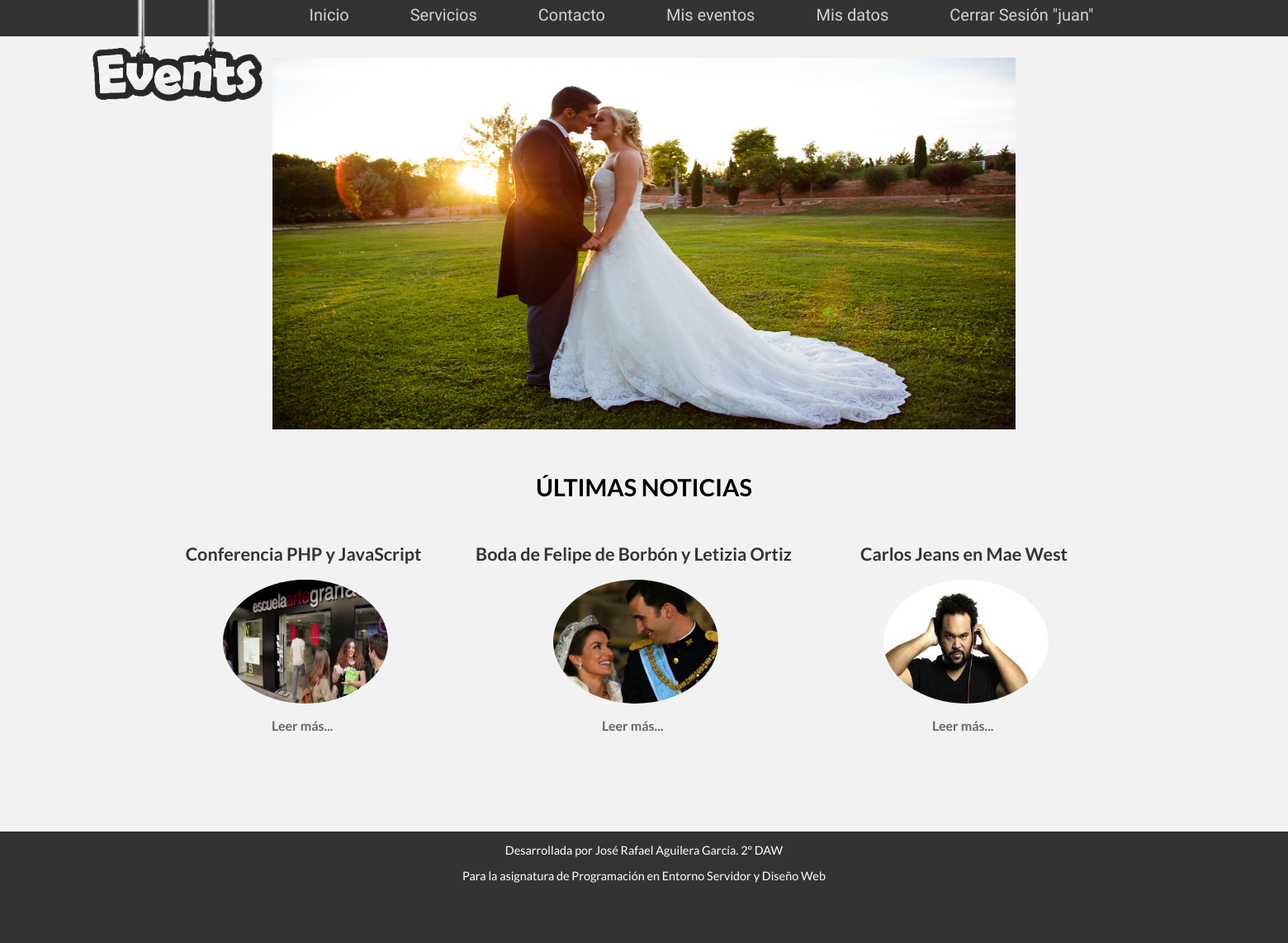
Page /index.php (signed in) on the committed database.
### tables this page shows
CREATE TABLE `servicios` (
  `id` int(20) UNSIGNED NOT NULL,
  `nombre` varchar(20) NOT NULL,
  `descripcion` varchar(200) NOT NULL,
  `precio` double NOT NULL,
  `imagen` varchar(100) NOT NULL
);

CREATE TABLE `noticias` (
  `id` int(11) NOT NULL,
  `titular` varchar(100) NOT NULL,
  `contenido` varchar(1000) NOT NULL,
  `imagen` varchar(100) NOT NULL,
  `fecha` date NOT NULL
);

### php/noticias/funciones-noticias.php (the view, shortened to what this page needs)
<?php
	function minNoticias($id,$tit,$img,$cont,$r){
		echo"
			</br></br>
			<div class='contenedor_not'>
				<h2>$tit</h2>
				<div class='contenedor_not2'>
					<img src=$img alt=$tit>";
					if($r==0){
						echo "<a class='enlaceboton' href='PHP/noticias/noticia-completa_front.php?c=$id'>Leer más...</a>";
					}else{
						echo "<a class='enlaceboton' href='noticia-completa.php?c=$id'>Leer más...</a>";
					}
				echo "</div>";
			echo "</div>";
	}
?>

### index.php (shortened to what this page needs)
<!DOCTYPE html>
<?php
include("PHP/funciones.php");
include("PHP/noticias/funciones-noticias.php");
 ?>
<html lang="en">
<head>
	<link href="css/estilos_frontend.css" rel="stylesheet" type="text/css">
</head>
<body>
	<div id='principal'>
	<?php
		$conexion=conectarBD();
		$conec=mysqli_query($conexion, "select imagen from servicios");
		$num_resul=mysqli_num_rows($conec);
		$random=rand (1,$num_resul);
		for($i=0;$i<$random;$i++){
			$imagenes=mysqli_fetch_array($conec, MYSQLI_ASSOC);
		}
		$banner = substr ($imagenes['imagen'] ,6);
		echo "<img src='$banner' id='banner'>";
		$f_actual=time();
		$d_actual=date('d',$f_actual);
		$a_actual=date('Y',$f_actual);
		$m_actual=date('m',$f_actual);
		$fe=$a_actual."-".$m_actual."-"."$d_actual";
		echo "<div id='ultimas_noticias' align='center'>";
		echo "<h1><strong>ÚLTIMAS NOTICIAS </strong></h1>";
		$con=mysqli_query($conexion, "select id, titular, contenido, imagen from noticias where '$fe'>=fecha order by fecha DESC LIMIT 3");
		$num_resul=mysqli_num_rows($con);
			if($num_resul>0){
				for($i=0;$i<$num_resul;$i++){
					$datos=mysqli_fetch_array($con, MYSQLI_ASSOC);
					$img = substr ($datos['imagen'] ,6);
					echo "<div class='elemento'>";
					minNoticias($datos['id'],$datos['titular'],$img,$datos['contenido'],0);
					echo "</div>";
				}
			}else{
				echo "<p class='error'> No hay noticias en la plataforma</p>";
			}
		echo "</div>";
	?>
	</div>
</body>
</html>

### css/estilos_frontend.css (style rules this page uses)
html { font-family: 'Lato', sans-serif; font-size: 90%; font-weight: 400; height:100%; width: 100%; }
body { margin:0 auto; background-color: #F2F2F2; height:100%; width: 100%; }
#principal { text-align: center; }
#banner { margin-top: 20px; height: 450px; width: 900px; }
#ultimas_noticias { width: 1200px; margin:0 auto; margin-top:50px; }
.elemento { margin-top: -20px; width: 400px; height: 400px; float:left; }
.elemento img { background-repeat: no-repeat; background-position: 50%; border-radius: 50%; background-size: 100% auto; }
.enlaceboton { font-size: 12pt; font-weight: bold; padding: 4px; color: #666666; text-decoration: none; }
a { text-decoration: none; }
.contenedor_not { height: 160px; width: 750px; margin-bottom: -30px; float:left; margin:0 auto; }
.contenedor_not div { height: 100px; width: 150px; }
h2 { color: #333333; }
.contenedor_not h2 { margin-left: -50%; }
.contenedor_not2 { float:left; display:block; clear:both; margin-left: 12%; }
.contenedor_not2 img { height: 150px; width: 200px; clear:both; }
.contenedor_not2 a { float:left; margin-top: 10px; margin-left: 55px; }

### rows in the picture
servicios: imagen (picture)
noticias: titular "Conferencia PHP y JavaScript", imagen (picture)
noticias: titular "Boda de Felipe de Borbón y Letizia Ortiz", imagen (picture)
noticias: titular "Carlos Jeans en Mae West", imagen (picture)

### other values in the picture
$_SESSION[usuario] "juan"
